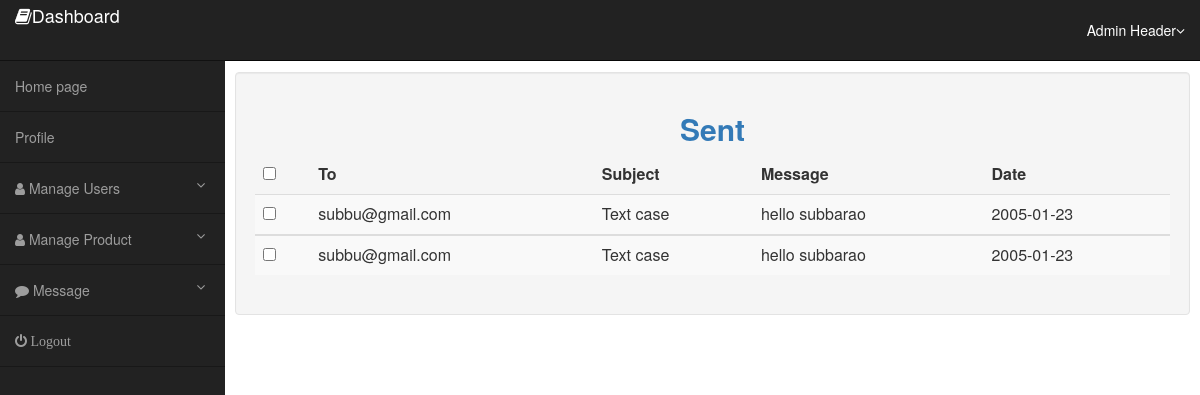
The app's page /db.php?sent (signed in) with its own data.
### tables this page shows
CREATE TABLE `message` (
  `mid` int(11) NOT NULL,
  `from_id` int(11) DEFAULT NULL,
  `to_id` int(11) DEFAULT NULL,
  `subject` varchar(100) DEFAULT NULL,
  `message` varchar(1000) DEFAULT NULL,
  `files` varchar(100) DEFAULT NULL,
  `message_date` date DEFAULT NULL,
  `viewed` int(11) DEFAULT 0
);

CREATE TABLE `users` (
  `uid` int(11) NOT NULL,
  `uname` varchar(50) DEFAULT NULL,
  `mobile` double DEFAULT NULL,
  `email` varchar(30) DEFAULT NULL,
  `address` varchar(150) DEFAULT NULL,
  `passkey` varchar(18) DEFAULT NULL,
  `rid` int(11) DEFAULT 2,
  `is_deleted` int(11) DEFAULT 0,
  `is_verified` int(11) DEFAULT 0,
  `city` varchar(30) DEFAULT NULL,
  `state` varchar(30) DEFAULT NULL,
  `pincode` int(6) DEFAULT NULL,
  `image` varchar(30) DEFAULT NULL
);

### sent.php (the view, shortened to what this page needs)
<?php
$id = $_SESSION['id'];
$role = $_SESSION['rid'];
if($role == 1)
{
	include 'adminheader.php';
}
else if($role == 2)
{
	include 'userheader.php';
}
?>
<h2 class = 'text-center text-primary' style = 'font-weight:bold'>Sent</h2>
<div class = "table-responsive-lg">
<table class = "table table-striped">
	<thead class = "thead-dark">
		<tr>
			<td><input type = "checkbox"/></td>
			<td><b>To</b></td>
			<td><b>Subject</b></td>
			<td><b>Message</b></td>
			<td><b>Date</b></td>
		</tr>
	</thead>
	<?php
	$s = "select * from message inner join users on(users.uid = message.to_id) where from_id = '$id' order by message_date desc";
	$r = mysqli_query($con,$s);
	foreach($r as $val)
	{
		$to = $val['email'];
		$sub = $val['subject'];
		$message = $val['message'];
		$m = substr($message,0,50);
		$d = $val['message_date'];
	?>
	<tbody>
		<tr>
			<td><input type = "checkbox"/></td>
			<td><?php echo $to;?></td>
			<td><?php echo $sub;?></td>
			<td><?php echo $m;?></td>
			<td><?php echo $d;?></td>
		</tr>
	</tbody>
	<?php
	}
	?>
</table>
</div>

### css/style_.css (style rules this page uses)
@media (min-width:768px) { body { margin-top: 50px; } }

### records on screen
message: to.email "subbu@gmail.com", subject "Text case", message "hello subbarao", message_date "2005-01-23"
message: to.email "subbu@gmail.com", subject "Text case", message "hello subbarao", message_date "2005-01-23"
